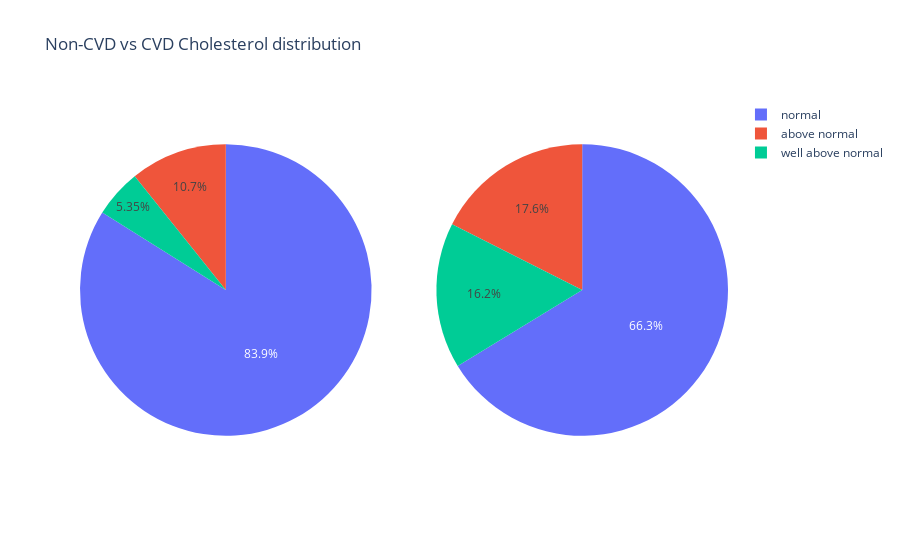

Here is the notebook cell this chart was saved with:
### Markdown cell above
##### Cholesterol

### Code cell
#Cholesterol
cvd = cleanedData.loc[cleanedData['cardio'] == 1, 'cholesterol'].copy()
non_cvd = cleanedData.loc[cleanedData['cardio'] == 0, 'cholesterol'].copy()

#Visualisation
fig = make_subplots(rows=1, cols=2, specs=[[{"type": "pie"}, {"type": "pie"}]])
fig.update_layout(title_text="Non-CVD vs CVD Cholesterol distribution", template="plotly_white")
fig.add_trace(go.Pie(values=non_cvd.value_counts().values,labels=['normal' ,'above normal', 'well above normal']),row=1, col=1)
fig.add_trace(go.Pie(values=cvd.value_counts().values,labels=['normal' ,'above normal', 'well above normal']),row=1, col=2)
fig.show()

### Figure 1 — Plotly figure (JSON) as saved in the notebook; plotly's stock layout.template omitted (floating-point values rounded to 4 significant figures)
{"data": [{"domain": {"x": [0, 0.45], "y": [0, 1]}, "labels": ["normal", "above normal", "well above normal"], "type": "pie", "values": [28714, 3675, 1829]}, {"domain": {"x": [0.55, 1], "y": [0, 1]}, "labels": ["normal", "above normal", "well above normal"], "type": "pie", "values": [21922, 5806, 5343]}], "layout": {"title": {"text": "Non-CVD vs CVD Cholesterol distribution"}}}
